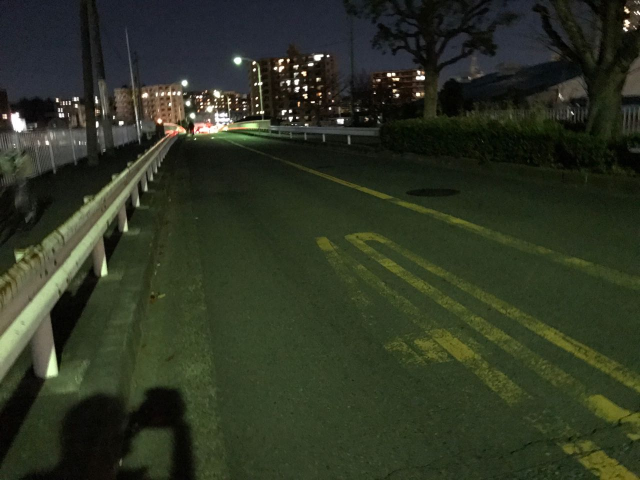
//> input picture data/0.jpg, 1280 x 960 px (shown at 1/2 size)
$ ./th1 ../data/0.jpg   (built with g++ and OpenCV 4)
//> lines starting //> are read from the running program, lines starting //| are printed output that depends on the picture; after the words box and inside, x2 and y2 are one past the last pixel; in counts of white or black regions, pixels touching at a corner belong together
//???????????,?????????????????
#include <iostream>
#include <opencv2/opencv.hpp>
#include <sys/time.h>
#include <unistd.h>
using namespace cv;

int main(int argc, char** argv)
{
    if (argc != 2) {
        std::cout << "Wrong args" << std::endl;
        return 1;
    }

    struct  timeval start;
    struct  timeval end;
    double diff;

    cv::Mat image = cv::imread(argv[1], CV_LOAD_IMAGE_GRAYSCALE);
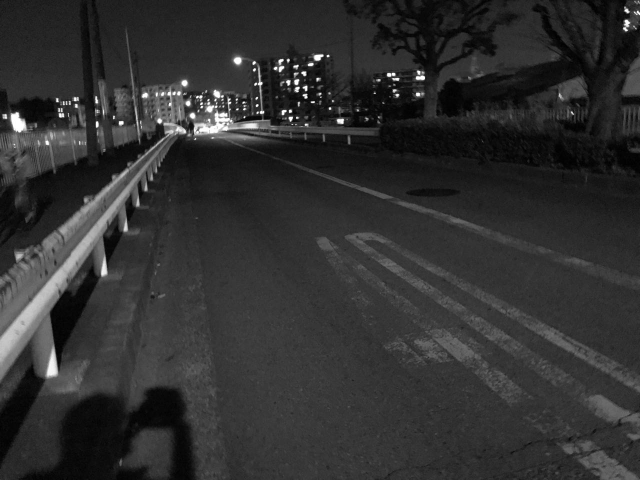
//> image: 960 rows x 1280 cols, CV_8UC1 (shown at 1/2 size); min 0, max 255, mean 48.6
    imshow("testSrc", image);

    if (image.empty())
    {
        std::cout << "read image failure" << std::endl;
        return -1;
    }

    #if 1
    cv::Mat global;
    cv::threshold(image, global, 127, 255, CV_THRESH_BINARY);
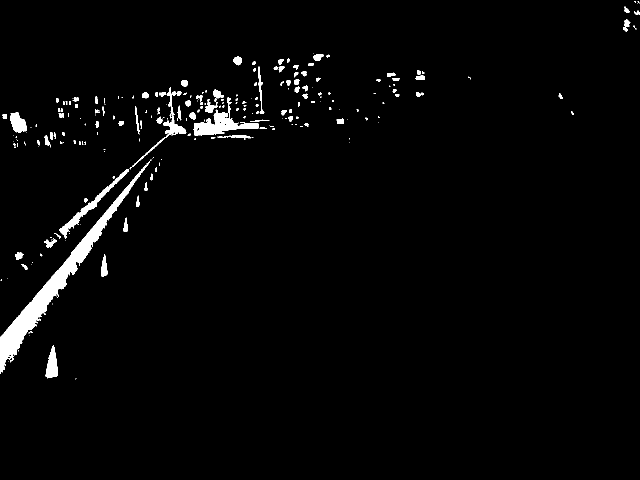
//> global: 960 rows x 1280 cols, CV_8UC1 (shown at 1/2 size); 2.3% white; 262 white regions (148 under 20 px), largest, box (x1, y1, x2, y2) and area: (0, 323, 300, 748) 11606, (387, 194, 518, 271) 2946, (118, 338, 258, 478) 1829
    cv::imshow("global-CV_THRESH_BINARY", global);
    //cv::imwrite("global.jpg", global);
    #endif

    cv::threshold(image, global, 127, 255, CV_THRESH_BINARY_INV);
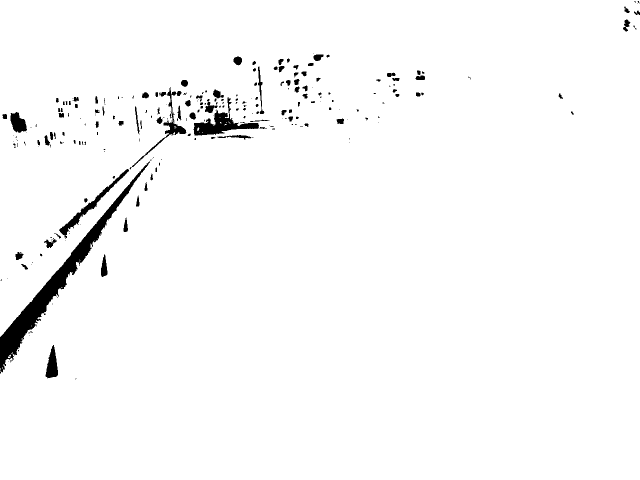
//> global: 960 rows x 1280 cols, CV_8UC1 (shown at 1/2 size); 97.7% white; 262 black regions (148 under 20 px), largest, box (x1, y1, x2, y2) and area: (0, 323, 300, 748) 11606, (387, 194, 518, 271) 2946, (118, 338, 258, 478) 1829
    cv::imshow("global-CV_THRESH_BINARY_INV", global);

    int blockSize = 25;
    int constValue = 10;
    cv::Mat local;
    gettimeofday(&start,NULL);
    cv::adaptiveThreshold(image, local, 255, CV_ADAPTIVE_THRESH_MEAN_C, CV_THRESH_BINARY_INV, blockSize, constValue);
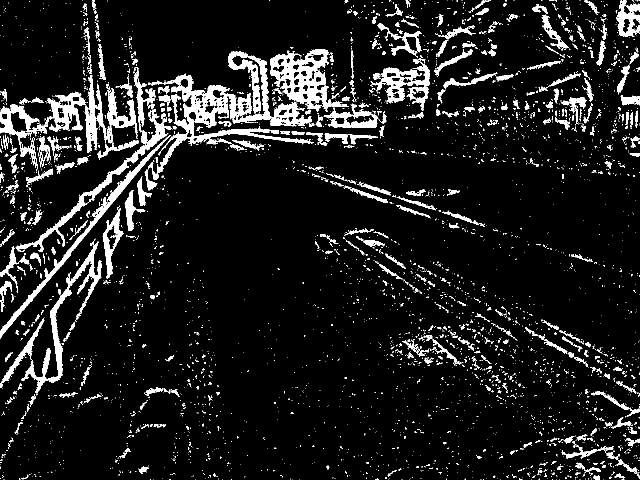
//> local: 960 rows x 1280 cols, CV_8UC1 (shown at 1/2 size); 9.7% white; 4049 white regions (3592 under 20 px), largest, box (x1, y1, x2, y2) and area: (296, 147, 628, 360) 11224, (540, 98, 697, 224) 7362, (456, 103, 629, 253) 5545
    gettimeofday(&end,NULL);

    diff =  (end.tv_sec-start.tv_sec) + (double)(end.tv_usec-start.tv_usec) / 1000000;
    printf("the difference is %lf sec\n",diff);


    //cv::imwrite("local.jpg", local);
    cv::imshow("localThreshold", local);
    cv::waitKey(0);


    return 0;
}

$ run again, on data/2.jpg
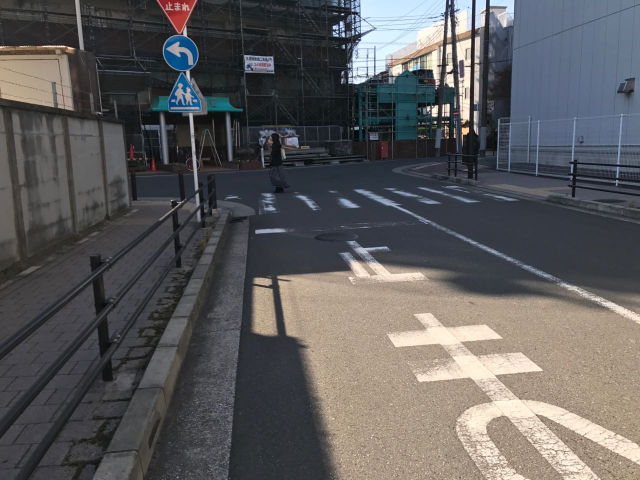
//> input picture data/2.jpg, 1280 x 960 px (shown at 1/2 size)
//> `cv::threshold(image, global, 127, 255, CV_THRESH_BINARY);`:
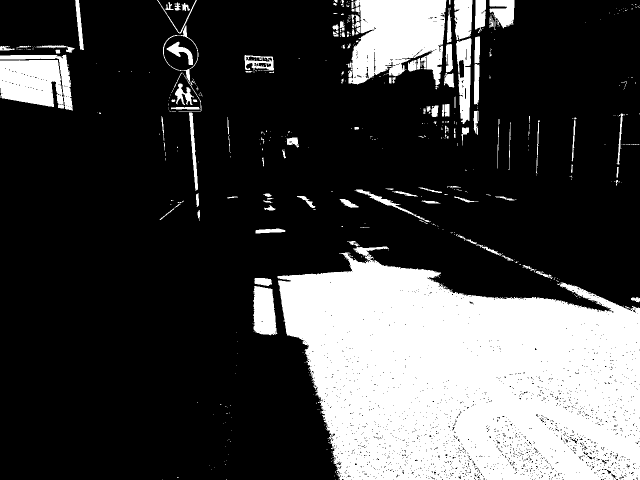
//> global: 960 rows x 1280 cols, CV_8UC1 (shown at 1/2 size); 26.2% white; 541 white regions (421 under 20 px), largest, box (x1, y1, x2, y2) and area: (555, 493, 1280, 960) 251744, (696, 0, 893, 171) 24581, (0, 120, 128, 217) 9977
//> `cv::adaptiveThreshold(image, local, 255, CV_ADAPTIVE_THRESH_MEAN_C, CV..`:
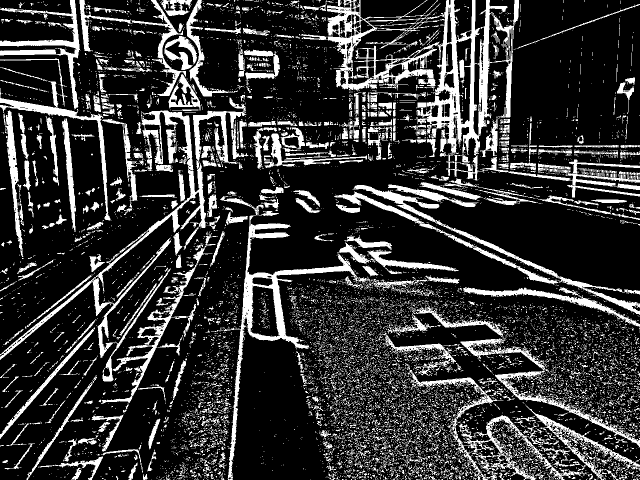
//> local: 960 rows x 1280 cols, CV_8UC1 (shown at 1/2 size); 20.8% white; 10909 white regions (10022 under 20 px), largest, box (x1, y1, x2, y2) and area: (654, 0, 1038, 314) 29827, (0, 195, 493, 763) 13527, (448, 431, 741, 960) 11679

$ run again, on data/3.jpg
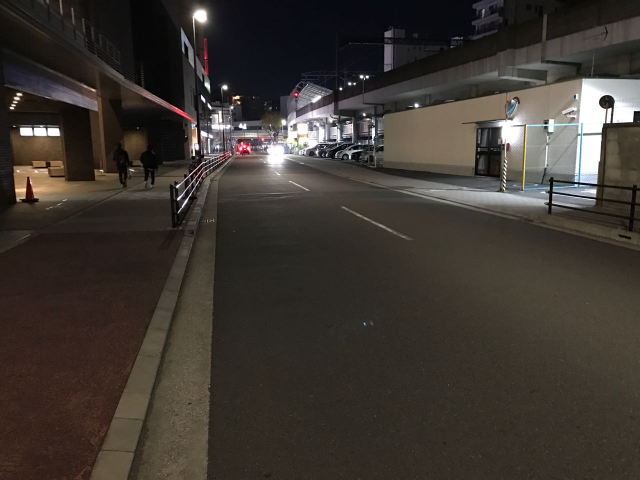
//> input picture data/3.jpg, 1280 x 960 px (shown at 1/2 size)
//> `cv::threshold(image, global, 127, 255, CV_THRESH_BINARY);`:
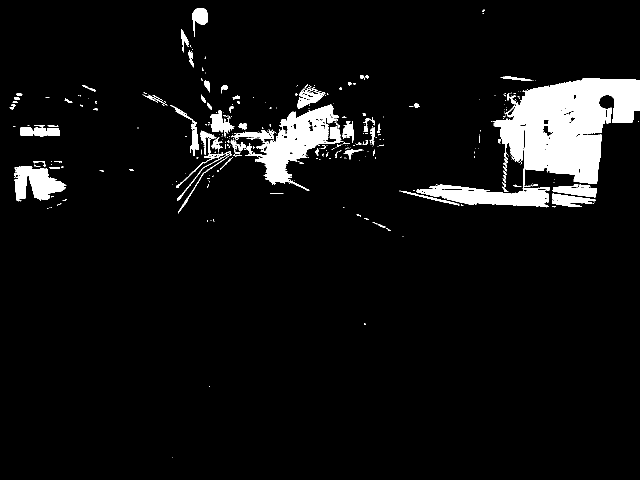
//> global: 960 rows x 1280 cols, CV_8UC1 (shown at 1/2 size); 6.2% white; 368 white regions (278 under 20 px), largest, box (x1, y1, x2, y2) and area: (832, 157, 1280, 415) 42852, (463, 209, 687, 381) 12156, (28, 332, 133, 403) 4363
//> `cv::adaptiveThreshold(image, local, 255, CV_ADAPTIVE_THRESH_MEAN_C, CV..`:
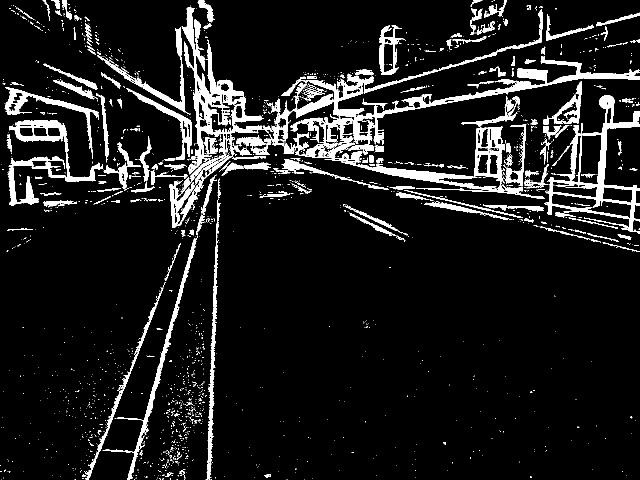
//> local: 960 rows x 1280 cols, CV_8UC1 (shown at 1/2 size); 9.6% white; 1971 white regions (1752 under 20 px), largest, box (x1, y1, x2, y2) and area: (473, 18, 1280, 310) 21091, (363, 13, 544, 349) 11137, (587, 252, 1089, 398) 9837
